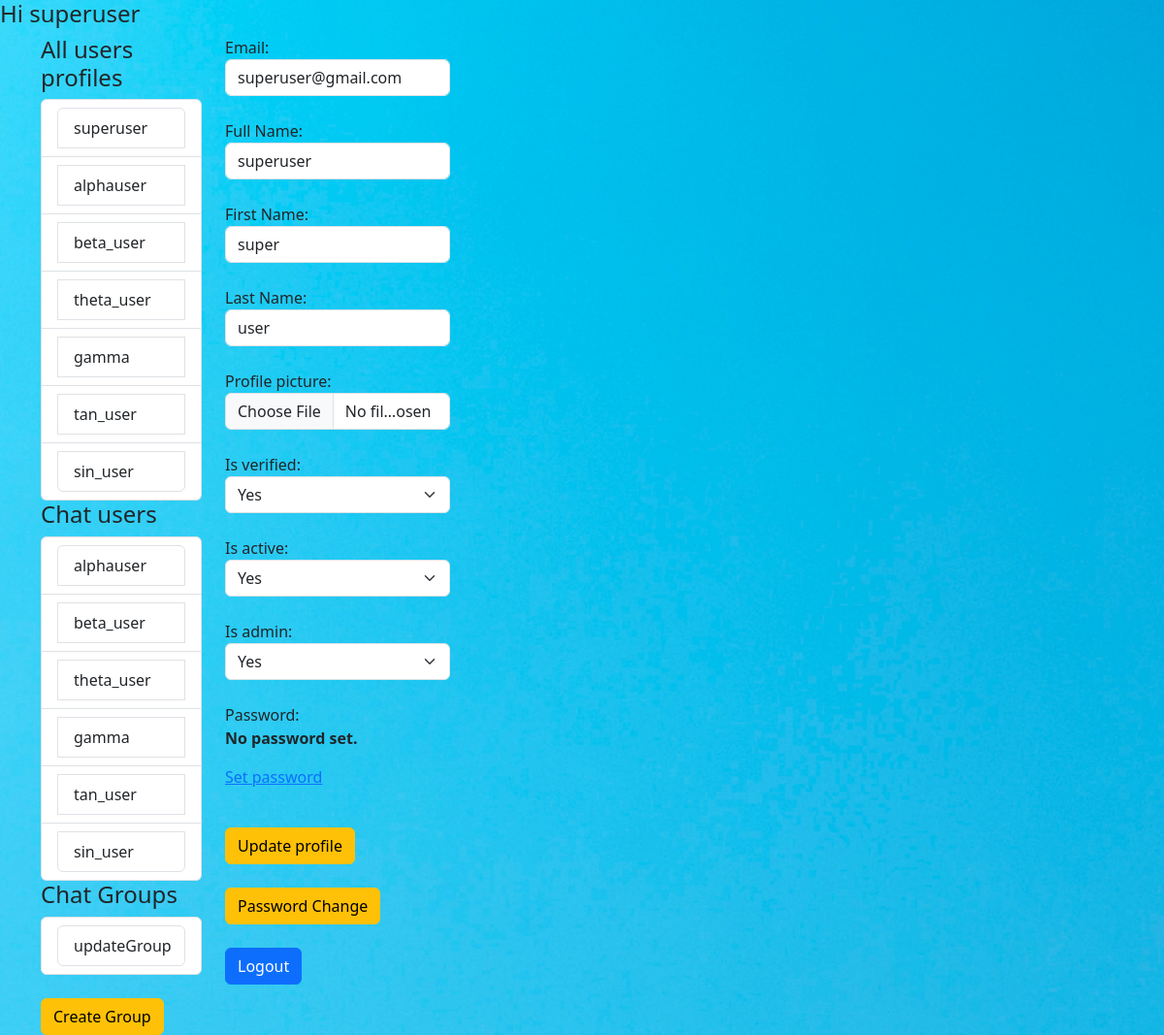
The app's page /reg/profile/ (signed in) with its own data.
### registration/models.py (models this page shows, shortened)
class User(AbstractBaseUser):
    email = models.EmailField(max_length=200, verbose_name="Email", unique=True)
    username = models.CharField(max_length=70, verbose_name="Full Name")
    first_name = models.CharField(max_length=70, verbose_name="First Name")
    last_name = models.CharField(max_length=70, verbose_name="Last Name")
    profile_picture = models.ImageField(upload_to ='uploads/',blank=True, null=True)
    is_verified = models.BooleanField(default=False)
    otp = models.CharField(max_length=6, blank=True, null=True)
    is_active = models.BooleanField(default=True)
    is_admin = models.BooleanField(default=False)
    created_at = models.DateTimeField(auto_now_add= True)
    updated_at = models.DateTimeField(auto_now=True)
    last_login = models.DateTimeField(auto_now=True)
    objects = UserManager()
    USERNAME_FIELD = 'email'
    REQUIRED_FIELDS = ['username','otp','first_name','last_name']
    def __str__(self):
        return self.email

### chatapp/models.py (models this page shows)
class Group(models.Model):
    name = models.CharField(max_length=20)
    timestamp = models.DateTimeField(auto_now=True)
    members = models.ManyToManyField(User, blank=False, related_name='group_members')

### registration/views.py (the view)
# urls.py: path('profile/',views.userprofile, name='profile'),
@login_required
def userprofile(request):
    if request.user.is_authenticated:
        all_user = User.objects.all().exclude(is_verified=False)
        all_groups = Group.objects.filter(members=request.user).annotate(
                                            num_members=Count('members')).filter(members__gt=3)
        if request.method == "POST":
            if request.user.is_admin == True:
                fm = AdminProfileForm(request.POST, instance= request.user)
                user = all_user
            else:
                fm = UserProfileForm(request.POST, instance= request.user)
                user = None
            if fm.is_valid():
               fm.save()
               messages.success(request, "Your Profile data is updated")
        else:
            if request.user.is_admin == True:
                fm = AdminProfileForm(instance= request.user)
                user = all_user
            else:
                fm = UserProfileForm(instance= request.user)
                user = None
        return render(request, 'registration/profilepage.html', {'nm': request.user, 'FORM': fm, 'users':user,
                                                                 'chat_users':all_user.exclude(email=request.user),
                                                                 'all_groups':all_groups})
    else:
        return HttpResponseRedirect('/reg/login/')

### registration/templates/registration/profilepage.html (shortened to what this page needs)
{% extends 'registration/home.html' %}
{% load static %}
{% block basecontent %}
    <h4>Hi {{nm.username}}</h4>
    <div class="container">
        <div class="row">
            <div class="col-md-2">
                {% if users != None %}
                <h4>All users profiles</h4>
                <ul class="list-group">
                    {% for user in users %}
                    <li class="list-group-item">
                    <a href="{% url 'userdetails' user.id %}" class="list-group-item list-group-item-action">{{user.username}}</a>
                    </li>
                    {% endfor %}
                </ul>
                {% endif %}
                <h4>Chat users</h4>
                <ul class="list-group">
                    {% for oneuser in chat_users %}
                    <li class="list-group-item">
                    <a href="{% url 'create_chatgroup' nm.id oneuser.id %}" class="list-group-item list-group-item-action">
                        {{oneuser.username}}</a>
                    </li>
                    {% endfor %}
                </ul>
                <h4>Chat Groups</h4>
                <ul class="list-group">
                    {% for group in all_groups %}
                    <li class="list-group-item">
                    <a href="{% url 'community_chat' group.name %}" class="list-group-item list-group-item-action">
                        {{group.name}}</a>
                    </li>
                    {% endfor %}
                </ul>
                <br>
                <a href="{% url 'create_communitygroup' %}" class="btn btn-warning">
                    Create Group</a>
                <br>
            </div>
            <div class="col-md-10">
                <form action="" method="POST" novalidate>
                    {% for foo in FORM %}
                    <div class="form-group col-3">
                        {{foo.label_tag}} <br>{{foo}} {{form.errors | striptags}}
                    </div> <br>
                    {% endfor %}
                    <input type="submit" value="Update profile" class="btn btn-warning">
                </form>
                <br>
                <a href="{% url 'chpass' %}" class="btn btn-warning">Password Change</a>
                <br>
                <br>
                <a href="{% url 'logout' %}" class="btn btn-primary">Logout</a>
            </div>
        </div>
    </div>
{% endblock basecontent %}

### records on screen
User: username "superuser", FORM "superuser@gmail.com" "superuser" "super" "user" "Yes" "Yes" "Yes" "No password set. Set password"
User: username "alphauser"
User: username "beta_user"
User: username "theta_user"
User: username "gamma"
User: username "tan_user"
User: username "sin_user"
Group: name "updateGroup"

### other values on screen
{{ foo.label_tag }} "Email:" "Full Name:" "First Name:" "Last Name:" "Profile picture:" "Is verified:" "Is active:" "Is admin:" "Password:"
